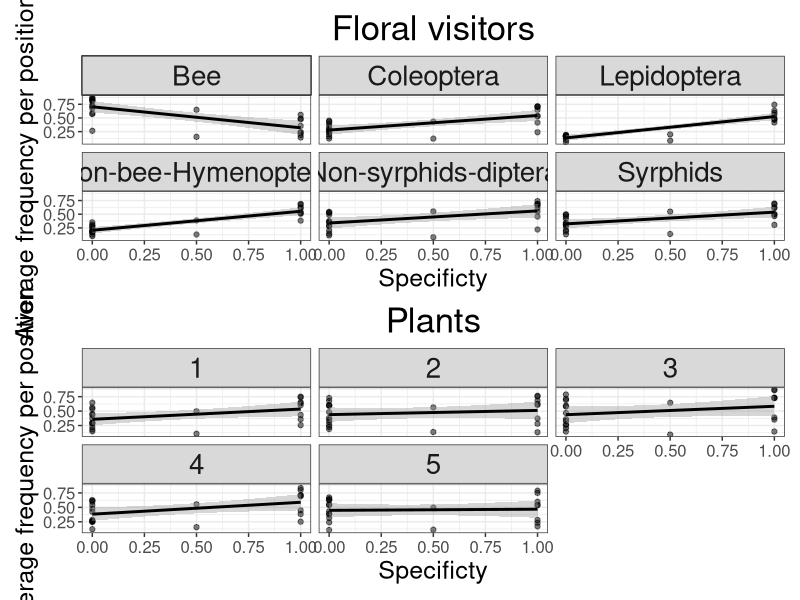

Here is the R script that generated this plot:
## ---- chunk 1

library(ggplot2)
library(patchwork)

pollinator_means_reordered_s_1 <- read.csv("../../Data/Csv/pollinator_means_reordered_s_1.csv")

plant_means_s <- read.csv("../../Data/Csv/plant_means_s.csv")

p1 <- ggplot(pollinator_means_reordered_s_1,aes(x=s,y=mean))+
  geom_point(alpha=0.5, color="black")+
  geom_smooth(method = "lm",color="black")+
  facet_wrap(~Node_FG)+
  labs(x="Specificty",y="Average frequency per position") +
  theme_bw() + ggtitle("Floral visitors") +
  theme(plot.title = element_text(hjust = 0.5, size = 25),
        axis.text=element_text(size=12),
        axis.title=element_text(size=18),
        strip.text = element_text(size=20))


p2 <- ggplot(plant_means_s,aes(x=s,y=mean))+
  geom_point(alpha=0.5, color="black")+
  geom_smooth(method = "lm", color="black")+
  facet_wrap(~Node_FG)+
  labs(x="Specificty",y="Average frequency per position")+
  theme_bw() + ggtitle("Plants") +
  theme(plot.title = element_text(hjust = 0.5, size = 25),
        axis.text=element_text(size=12),
        axis.title=element_text(size=18),
        strip.text = element_text(size=20))

p1/p2


